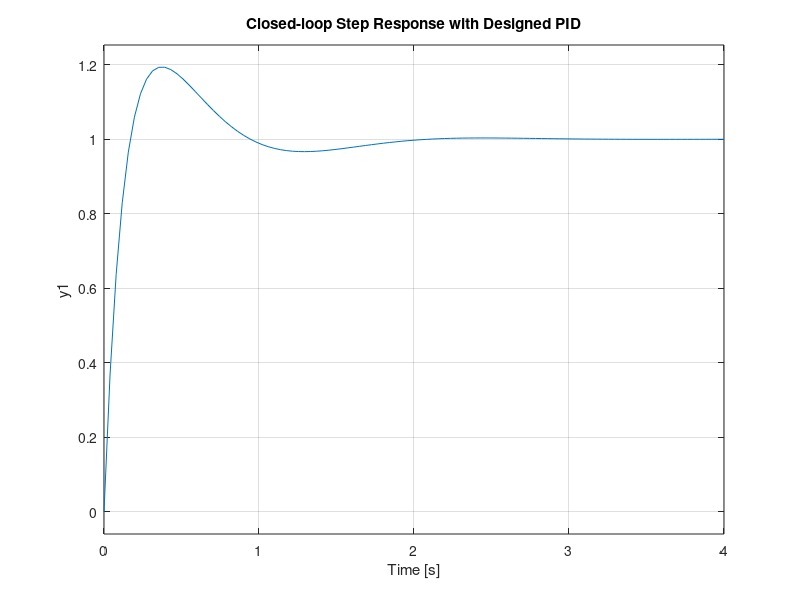

Here is the MATLAB script that generated this plot: (Note: this script raises an error after producing the figure.)
% Specifications
Mp_star = 0.10;
Ts_star = 2.0;
alpha   = 4.0;

% Step 1: zeta from Mp*
lnMp = log(Mp_star);
zeta = -lnMp / sqrt(pi^2 + lnMp^2);

% Step 2: omega_n from Ts*
omega_n = 4 / (zeta * Ts_star);

% Step 3: choose p3 and compute gains
p3 = alpha * zeta * omega_n;
Kd = 2*zeta*omega_n + p3 - 1;
Kp = omega_n^2 + 2*zeta*omega_n*p3;
Ki = omega_n^2 * p3;

fprintf('Kp = %.3f, Ki = %.3f, Kd = %.3f\n', Kp, Ki, Kd);

% Plant G(s) = 1/(s*(s+1))
s = tf('s');
G = 1/(s*(s+1));

% PID controller
C = Kp + Ki/s + Kd*s;

% Closed-loop transfer function
T = feedback(C*G, 1);

% Step response and time-domain characteristics
figure;
step(T);
grid on;
title('Closed-loop Step Response with Designed PID');

info = stepinfo(T);
disp(info);
